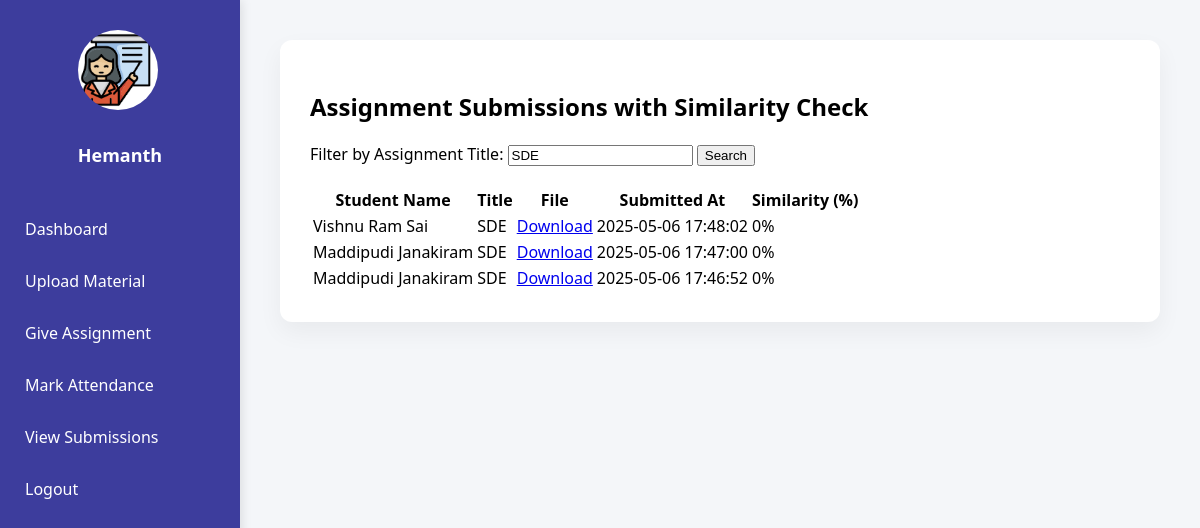
Screenshot of /teacher/view_submissions.php?title=SDE (signed in) with the database file from the repository.
### tables this page shows
CREATE TABLE `assignment_submissions` (
  `id` int(11) NOT NULL,
  `student_id` int(11) DEFAULT NULL,
  `title` varchar(255) DEFAULT NULL,
  `filename` varchar(255) DEFAULT NULL,
  `submitted_at` timestamp NOT NULL DEFAULT current_timestamp()
);

CREATE TABLE `users` (
  `id` int(11) NOT NULL,
  `name` varchar(100) NOT NULL,
  `email` varchar(100) NOT NULL,
  `password` varchar(255) NOT NULL,
  `role` enum('admin','teacher','student') NOT NULL,
  `created_at` timestamp NOT NULL DEFAULT current_timestamp()
);

### teacher/view_submissions.php (the view, shortened to what this page needs)
<?php
include('../db/config.php');
$title_filter = isset($_GET['title']) ? trim(mysqli_real_escape_string($conn, $_GET['title'])) : '';
$files = [];
if ($title_filter !== '') {
    $query = "SELECT a.*, u.name FROM assignment_submissions a
              JOIN users u ON a.student_id = u.id
              WHERE BINARY a.title LIKE BINARY '%$title_filter%'
              ORDER BY a.submitted_at DESC";
    $submissions = mysqli_query($conn, $query);
    while ($row = mysqli_fetch_assoc($submissions)) {
        $files[] = $row;
    }
}
?>
<!DOCTYPE html>
<html>
<head>
    <link rel="stylesheet" href="../assets/css/teacher-dashboard.css">
</head>
<body>
<div class="wrapper">
    <div class="sidebar">
        <div class="profile">
            <img src="../assets/images.png" alt="Teacher Icon">
            <h3><?= htmlspecialchars($_SESSION['name']) ?></h3>
        </div>
        <ul>
            <li><a href="dashboard.php"><i class="fas fa-home"></i> Dashboard</a></li>
            <li><a href="upload_material.php"><i class="fas fa-upload"></i> Upload Material</a></li>
            <li><a href="give_assignment.php"><i class="fas fa-tasks"></i> Give Assignment</a></li>
            <li><a href="mark_attendance.php"><i class="fas fa-check-square"></i> Mark Attendance</a></li>
            <li><a href="view_submissions.php"><i class="fas fa-tasks"></i> View Submissions</a></li>
            <li><a href="../logout.php"><i class="fas fa-sign-out-alt"></i> Logout</a></li>
        </ul>
    </div>
    <div class="main-content">
        <div class="dashboard-card">
            <h2>Assignment Submissions with Similarity Check</h2>
            <form method="GET" style="margin-bottom: 20px;">
                <label for="title">Filter by Assignment Title:</label>
                <input type="text" name="title" id="title" placeholder="e.g. SDE" value="<?= htmlspecialchars($title_filter) ?>">
                <button type="submit">Search</button>
            </form>
            <?php if ($title_filter === ''): ?>
                <p>Please enter an assignment title to view submissions.</p>
            <?php elseif (empty($files)): ?>
                <p>No submissions found for "<?= htmlspecialchars($title_filter) ?>".</p>
            <?php else: ?>
                <table class="styled-table">
                    <thead>
                        <tr>
                            <th>Student Name</th>
                            <th>Title</th>
                            <th>File</th>
                            <th>Submitted At</th>
                            <th>Similarity (%)</th>
                        </tr>
                    </thead>
                    <tbody>
                    <?php foreach ($files as $row): ?>
                        <tr>
                            <td><?= htmlspecialchars($row['name']) ?></td>
                            <td><?= htmlspecialchars($row['title']) ?></td>
                            <td><a href="../uploads/<?= urlencode($row['filename']) ?>" target="_blank">Download</a></td>
                            <td><?= $row['submitted_at'] ?></td>
                            <td>
                                <?php
                                $max_sim = 0;
                                echo $max_sim . '%';
                                ?>
                            </td>
                        </tr>
                    <?php endforeach; ?>
                    </tbody>
                </table>
            <?php endif; ?>
        </div>
    </div>
</div>
</body>
</html>

### assets/css/teacher-dashboard.css (style rules this page uses)
body { margin: 0; font-family: 'Segoe UI', sans-serif; background: #f4f6f9; }
.wrapper { display: flex; height: 100vh; }
.sidebar { width: 240px; background: #3d3d9d; color: #fff; display: flex; flex-direction: column; align-items: center; padding-top: 30px; box-shadow: 2px 0 10px rgba(0, 0, 0, 0.1); }
.sidebar .profile img { width: 80px; border-radius: 50%; margin-bottom: 10px; }
.sidebar h3 { margin-bottom: 20px; font-size: 18px; }
.sidebar ul { list-style: none; padding: 0; width: 100%; }
.sidebar ul li { width: 100%; padding: 15px; text-align: left; }
.sidebar ul li a { color: #fff; text-decoration: none; display: flex; align-items: center; gap: 10px; }
.main-content { flex: 1; padding: 40px; }
.dashboard-card { background: #fff; padding: 30px; border-radius: 12px; box-shadow: 0 10px 25px rgba(0, 0, 0, 0.05); }

### rows the page displays
assignment_submissions: student.name "Vishnu Ram Sai", title "SDE", submitted_at "2025-05-06 17:48:02", max_sim "0"
assignment_submissions: student.name "Maddipudi Janakiram", title "SDE", submitted_at "2025-05-06 17:47:00", max_sim "0"
assignment_submissions: student.name "Maddipudi Janakiram", title "SDE", submitted_at "2025-05-06 17:46:52", max_sim "0"

### other values shown
$_SESSION['name'] "Hemanth"
